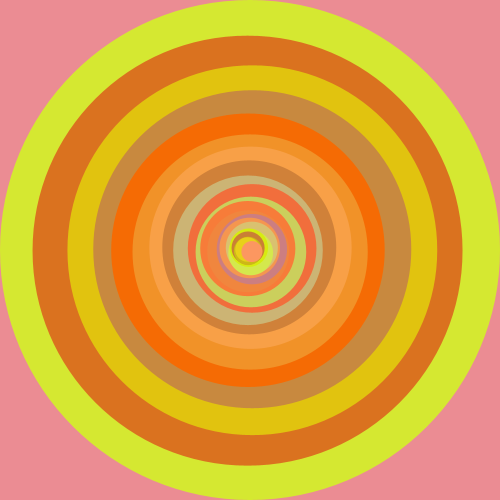
Frame 1 (no input)
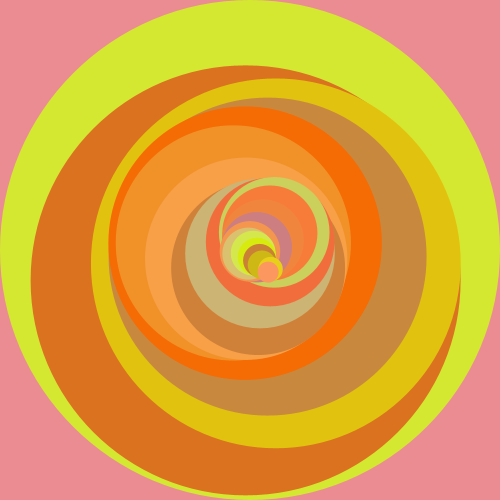
Frame 60 (the mouse pressed at the canvas centre just before this capture)
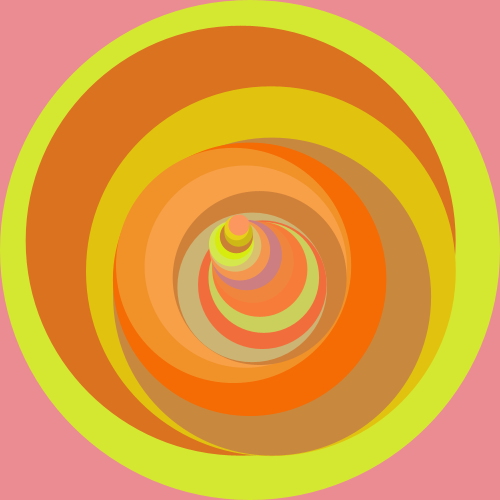
Frame 120 (the mouse held since frame 60 and released just before this capture)

The Processing sketch that drew these frames (run headless with seeded random() and noise(); from frame 60 on, the mouse is pressed at the canvas centre):

// Processing sketch: processing_4666
// ── processing_4666.pde

carre[] carres = new carre[22];color couleurG = color(random(200,255),random(100,255),random(155));

void setup(){
 size(500,500);
  smooth();
 float l=500;
 rectMode(CENTER);
 stroke(0,0);
 for(int a=0;a<22;a++){
   carres[a]=new carre(a-1, l);
   l=l*0.86;
 }  
} 

void draw(){
 background(couleurG);
  for(int a=0;a<carres.length;a++){
    carres[a].avance();
  }
}

class carre{
  float largeur ;float x=250;float y=250;float vX; float vY;int num;
  float right, left, top, bottom;color coul;
  carre(int n, float l){
    num=n;
    largeur = l;
    if(num>-1){
    float ang=random(360)/(180.0/PI);
    float v=random(2,3);
    vX=cos(ang)*v;
    vY=sin(ang)*v;   
    } else {
      vX=0;
      vY=0; 
    }
     coul = color(random(200,255),random(100,255),random(155));
    cale(); 
    dessine(); 
  }
  void avance(){
      x+=vX;
      y+=vY;
    dessine();
    cale();
    if (num>-1){
      carre lautre = carres[num];
      if (left<lautre.left){
        vX= abs(vX);
        x=lautre.left+largeur/2;
      }
      if (right>lautre.right){
        vX= -abs(vX);
        x=lautre.right-largeur/2;
      }
      if (top<lautre.top){
        vY= abs(vY);
        y=lautre.top+largeur/2;
      }
      if (bottom>lautre.bottom){
        vY= -abs(vY);
        y=lautre.bottom-largeur/2;
      }
    }
  }
  void dessine(){
    //if(num<22){
    fill(coul);
    ellipse(x,y,largeur,largeur);
    //}else{
    //  copy(0,0,500,500,int(x-largeur/2),int(y-largeur/2),int(largeur),int(largeur));
    //}
  }
  void cale(){
     right = x+largeur/2;
     left = x-largeur/2;
     bottom = y+largeur/2;
     top = y-largeur/2;
    
  }
}
